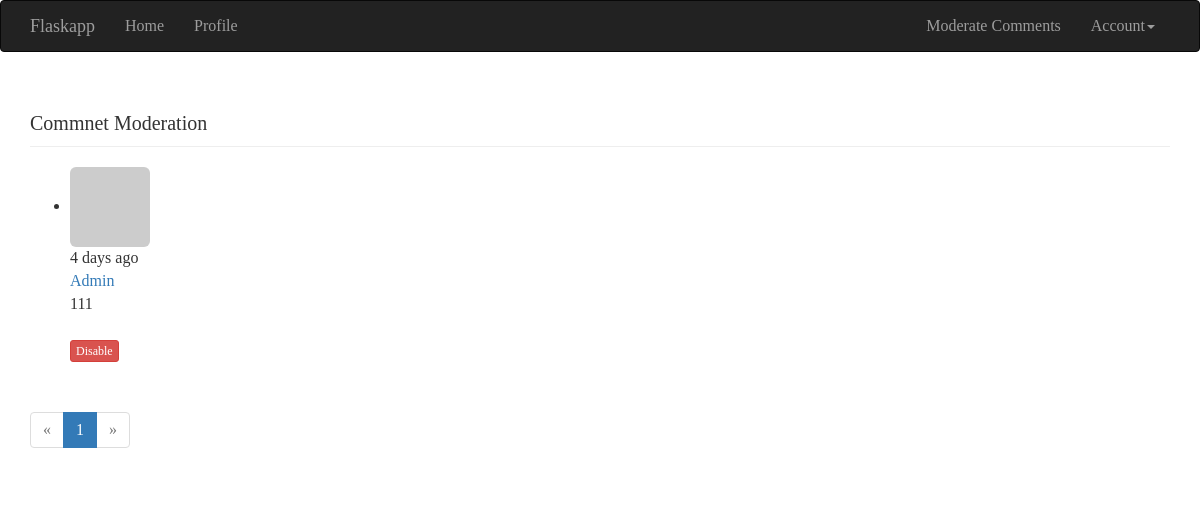
The app's page /moderate (signed in) with its own data.
### app/models.py (models this page shows, shortened)
class Comment(db.Model):
    __tablename__ = 'comments'
    id = db.Column(db.Integer, primary_key=True)
    body = db.Column(db.Text)
    body_html = db.Column(db.Text)
    timestamp = db.Column(db.DateTime, index=True, default=datetime.utcnow)
    disabled = db.Column(db.Boolean)
    author_id = db.Column(db.Integer, db.ForeignKey('users.id'))
    post_id = db.Column(db.Integer, db.ForeignKey('posts.id'))

class User(db.Model, UserMixin):
    __tablename__ = 'users'
    id = db.Column(db.Integer, primary_key=True)
    email = db.Column(db.String(64), unique=True, index=True)
    username = db.Column(db.String(64), unique=True, index=True)
    role_id = db.Column(db.Integer, db.ForeignKey('roles.id'))
    password_hash = db.Column(db.String(128))
    confirmed = db.Column(db.Boolean, default=False)
    name = db.Column(db.String(64))
    location = db.Column(db.String(64))
    about_me = db.Column(db.Text())
    member_since = db.Column(db.DateTime(), default=datetime.utcnow)
    last_seen = db.Column(db.DateTime(), default=datetime.utcnow)
    avatar_hash = db.Column(db.String(32))
    posts = db.relationship('Post', backref='author', lazy='dynamic')
    followed = db.relationship('Follow',
                               foreign_keys=[Follow.follower_id],
                               backref=db.backref('follower', lazy='joined'),
                               lazy='dynamic',
                               cascade='all, delete-orphan')
    followers = db.relationship('Follow',
                                foreign_keys=[Follow.followed_id],
                                backref=db.backref('followed', lazy='joined'),
                                lazy='dynamic',
                                cascade='all, delete-orphan')
    comments = db.relationship('Comment', backref='author', lazy='dynamic')
    @property
    def password(self):
        raise AttributeError('password is not a readable attribute')
    def can(self, permissions):
        return self.role is not None and \
                (self.role.permissions & permissions) == permissions
    def ping(self):
        self.last_seen = datetime.utcnow()
        db.session.add(self)
    def gravatar(self, size=100, default='identicon', rating='g'):
        if request.is_secure:
            url = 'https://secure.gravatar.com/avatar'
        else:
            url = 'http://www.gravatar.com/avatar'
        hash = self.avatar_hash or hashlib.md5(
                self.email.encode('utf-8')).hexdigest()
        return '{url}/{hash}?s={size}&d={default}&r={rating}'.format(
                url=url, hash=hash, size=size, default=default, rating=rating)

### app/main/views.py (the view)
@main.route('/moderate')
@login_required
@permission_required(Permission.MODERATE_COMMENTS)
def moderate():
    page = request.args.get('page', 1, type=int)
    pagination = Comment.query.order_by(Comment.timestamp.desc()).paginate(
            page, per_page=current_app.config['FLASKY_COMMENTS_PER_PAGE'],
            error_out=False)
    comments = pagination.items
    return render_template('moderate.html', comments=comments,
                           pagination=pagination, page=page)

### app/auth/views.py (called while the page is built)
@auth.before_app_request
def before_request():
    if current_user.is_authenticated:
        current_user.ping()
        if not current_user.confirmed \
                and request.endpoint[:5] != 'auth.' \
                and request.endpoint != 'static':
            return redirect(url_for('auth.unconfirmed'))

### app/main/__init__.py (called while the page is built)
@main.app_context_processor
def inject_permissions():
    return dict(Permission=Permission)

### app/main/views.py (called while the page is built)
@main.after_app_request
def after_request(response):
    for query in get_debug_queries():
        if query.duration >= current_app.config['FLASKY_SLOW_DB_QUERY_TIME']:
            current_app.logger.warning(
                'Slow query: %s\nParameters: %s\nDuration: %fs\nContext: %s\n'
                % (query.statement, query.parametersm, query.duration,
                    query.context))
    return response

### app/models.py (called while the page is built)
@login_manager.user_loader
def load_user(user_id):
    return User.query.get(int(user_id))

### app/templates/moderate.html (shortened to what this page needs)
{% extends "base.html" %}
{% import "_macros.html" as macros %}
{% block page_content %}
<div class="page-header">
    <h1>Commnet Moderation</h1>
</div>
{% set moderate = True %}
{% include '_comments.html' %}
{% if pagination %}
<div class="pagination">
    {{ macros.pagination_widget(pagination, '.moderate') }}
</div>
{% endif %}
{% endblock %}

### app/templates/_comments.html (shortened to what this page needs)
<ul class="comments">
    {% for comment in comments %}
    <li class="comment">
        <div class="comment-thumbnail">
            <a href="{{ url_for('.user', username=comment.author.username) }}">
                <img class="img-rounded profile-thumbnail" src="{{ comment.author.gravatar(size=40) }}">
            </a>
        </div>
        <div class="comment-content">
            <div class="comment-date">{{ moment(comment.timestamp).fromNow() }}</div>
            <div class="comment-author"><a href="{{ url_for('.user', username=comment.author.username) }}">{{ comment.author.username }}</a></div>
            <div class="comment-body">
                {% if moderate or not comment.disabled %}
                    {% if comment.body_html %}
                        {{ comment.body_html | safe }}
                    {% else %}
                        {{ comment.body }}
                    {% endif %}
                {% endif %}
            </div>
            {% if moderate %}
                <br>
                {% if comment.disabled %}
                <a class="btn btn-default btn-xs" href="{{ url_for('.moderate_enable', id=comment.id, page=page) }}">Enable</a>
                {% else %}
                <a class="btn btn-danger btn-xs" href="{{ url_for('.moderate_disable', id=comment.id, page=page) }}">Disable</a>
                {% endif %}
            {% endif %}
        </div>
    </li>
    {% endfor %}
</ul>

### tmp/coverage/style.css (style rules this page uses)
html, body, h1, h2, h3, p, table, td, th { margin: 0; padding: 0; border: 0; outline: 0; font-weight: inherit; font-style: inherit; font-size: 100%; font-family: inherit; vertical-align: baseline; }
body { font-family: georgia, serif; font-size: 1em; }
html>body { font-size: 16px; }
h1 { font-size: 1.25em; display: inline-block; }

### records on screen
Comment: timestamp "4 days ago", author.username "Admin", body_html "111"

### other values on screen
{{ p }} "1"
